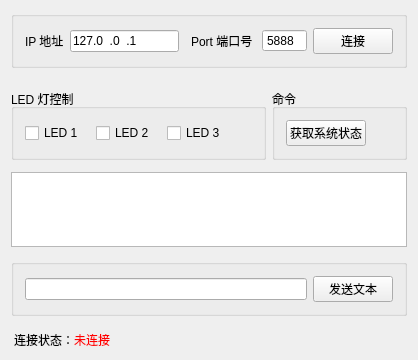
<?xml version="1.0" encoding="UTF-8"?>
<ui version="4.0">
 <class>MainWindow</class>
 <widget class="QMainWindow" name="MainWindow">
  <property name="geometry">
   <rect>
    <x>0</x>
    <y>0</y>
    <width>418</width>
    <height>360</height>
   </rect>
  </property>
  <property name="windowTitle">
   <string>TcpClientSimple 客户端</string>
  </property>
  <widget class="QWidget" name="centralWidget">
   <layout class="QVBoxLayout" name="verticalLayout">
    <property name="spacing">
     <number>12</number>
    </property>
    <item>
     <widget class="QGroupBox" name="groupBox">
      <property name="title">
       <string/>
      </property>
      <layout class="QHBoxLayout" name="horizontalLayout">
       <item>
        <widget class="QLabel" name="label">
         <property name="text">
          <string>IP 地址</string>
         </property>
        </widget>
       </item>
       <item>
        <widget class="QLineEdit" name="lineEdit_ip">
         <property name="inputMask">
          <string>000.000.000.000</string>
         </property>
         <property name="text">
          <string>127.0.0.1</string>
         </property>
        </widget>
       </item>
       <item>
        <widget class="QLabel" name="label_2">
         <property name="styleSheet">
          <string notr="true">margin-left:3px;</string>
         </property>
         <property name="text">
          <string>Port 端口号</string>
         </property>
        </widget>
       </item>
       <item>
        <widget class="QSpinBox" name="spinBox_port">
         <property name="buttonSymbols">
          <enum>QAbstractSpinBox::NoButtons</enum>
         </property>
         <property name="maximum">
          <number>65535</number>
         </property>
         <property name="value">
          <number>5888</number>
         </property>
        </widget>
       </item>
       <item>
        <widget class="QPushButton" name="pushButton_connect">
         <property name="text">
          <string>连接</string>
         </property>
        </widget>
       </item>
      </layout>
     </widget>
    </item>
    <item>
     <layout class="QHBoxLayout" name="horizontalLayout_4">
      <property name="topMargin">
       <number>9</number>
      </property>
      <item>
       <widget class="QGroupBox" name="groupBox">
        <property name="title">
         <string>LED 灯控制</string>
        </property>
        <layout class="QHBoxLayout" name="horizontalLayout_2">
         <property name="spacing">
          <number>12</number>
         </property>
         <item>
          <widget class="QCheckBox" name="checkBox_led_control_1">
           <property name="text">
            <string>LED 1</string>
           </property>
          </widget>
         </item>
         <item>
          <widget class="QCheckBox" name="checkBox_led_control_2">
           <property name="text">
            <string>LED 2</string>
           </property>
          </widget>
         </item>
         <item>
          <widget class="QCheckBox" name="checkBox_led_control_3">
           <property name="text">
            <string>LED 3</string>
           </property>
          </widget>
         </item>
         <item>
          <spacer name="horizontalSpacer">
           <property name="orientation">
            <enum>Qt::Horizontal</enum>
           </property>
           <property name="sizeHint" stdset="0">
            <size>
             <width>40</width>
             <height>20</height>
            </size>
           </property>
          </spacer>
         </item>
        </layout>
       </widget>
      </item>
      <item>
       <widget class="QGroupBox" name="groupBox_2">
        <property name="title">
         <string>命令</string>
        </property>
        <layout class="QHBoxLayout" name="horizontalLayout_5">
         <property name="spacing">
          <number>12</number>
         </property>
         <item>
          <widget class="QPushButton" name="pushButton_get_sys_status">
           <property name="text">
            <string>获取系统状态</string>
           </property>
          </widget>
         </item>
         <item>
          <spacer name="horizontalSpacer_2">
           <property name="orientation">
            <enum>Qt::Horizontal</enum>
           </property>
           <property name="sizeHint" stdset="0">
            <size>
             <width>40</width>
             <height>20</height>
            </size>
           </property>
          </spacer>
         </item>
        </layout>
       </widget>
      </item>
     </layout>
    </item>
    <item>
     <widget class="QPlainTextEdit" name="plainTextEdit"/>
    </item>
    <item>
     <widget class="QGroupBox" name="horizontalGroupBox_3">
      <layout class="QHBoxLayout" name="horizontalLayout_3">
       <item>
        <widget class="QLineEdit" name="lineEdit_text"/>
       </item>
       <item>
        <widget class="QPushButton" name="pushButton_send_text">
         <property name="text">
          <string>发送文本</string>
         </property>
        </widget>
       </item>
      </layout>
     </widget>
    </item>
    <item>
     <widget class="QLabel" name="label_network_status">
      <property name="styleSheet">
       <string notr="true">margin-top:3px;</string>
      </property>
      <property name="text">
       <string>&lt;html&gt;&lt;head/&gt;&lt;body&gt;&lt;p&gt;连接状态：&lt;span style=&quot; color:#ff0000;&quot;&gt;未连接&lt;/span&gt;&lt;/p&gt;&lt;/body&gt;&lt;/html&gt;</string>
      </property>
     </widget>
    </item>
   </layout>
  </widget>
 </widget>
 <layoutdefault spacing="6" margin="11"/>
 <resources/>
 <connections/>
</ui>
